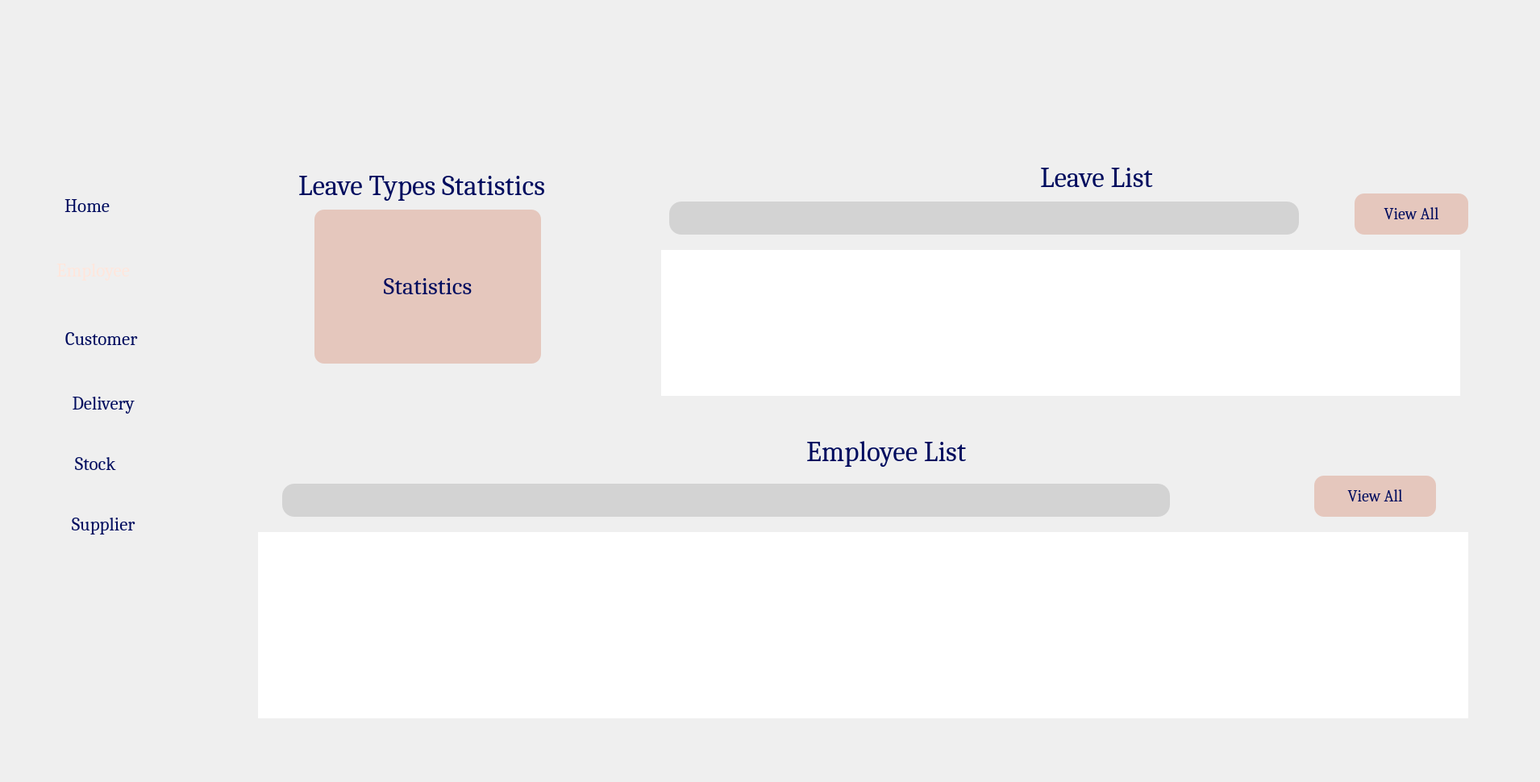
     <widget class="QWidget" name="Employee">
      <attribute name="title">
       <string>Employee</string>
      </attribute>
      <widget class="QLabel" name="label_5">
       <property name="geometry">
        <rect>
         <x>-2</x>
         <y>0</y>
         <width>1901</width>
         <height>961</height>
        </rect>
       </property>
       <property name="mouseTracking">
        <bool>false</bool>
       </property>
       <property name="acceptDrops">
        <bool>true</bool>
       </property>
       <property name="text">
        <string/>
       </property>
       <property name="pixmap">
        <pixmap>:/img/bg.png</pixmap>
       </property>
       <property name="scaledContents">
        <bool>true</bool>
       </property>
      </widget>
      <widget class="QLabel" name="label_6">
       <property name="geometry">
        <rect>
         <x>0</x>
         <y>300</y>
         <width>281</width>
         <height>71</height>
        </rect>
       </property>
       <property name="text">
        <string/>
       </property>
       <property name="pixmap">
        <pixmap>:/img/blue.png</pixmap>
       </property>
       <property name="scaledContents">
        <bool>true</bool>
       </property>
      </widget>
      <widget class="QPushButton" name="employee_pushButton_2">
       <property name="geometry">
        <rect>
         <x>0</x>
         <y>310</y>
         <width>211</width>
         <height>51</height>
        </rect>
       </property>
       <property name="font">
        <font>
         <family>Cambria</family>
         <pointsize>-1</pointsize>
        </font>
       </property>
       <property name="mouseTracking">
        <bool>false</bool>
       </property>
       <property name="contextMenuPolicy">
        <enum>Qt::ContextMenuPolicy::DefaultContextMenu</enum>
       </property>
       <property name="acceptDrops">
        <bool>false</bool>
       </property>
       <property name="toolTipDuration">
        <number>-1</number>
       </property>
       <property name="autoFillBackground">
        <bool>false</bool>
       </property>
       <property name="styleSheet">
        <string notr="true">color:#ffe6dc;
font-size: 23px;</string>
       </property>
       <property name="text">
        <string>    Employee</string>
       </property>
       <property name="icon">
        <iconset>
         <normaloff>:/img/employes (2).png</normaloff>:/img/employes (2).png</iconset>
       </property>
       <property name="iconSize">
        <size>
         <width>80</width>
         <height>100</height>
        </size>
       </property>
       <property name="autoDefault">
        <bool>false</bool>
       </property>
       <property name="default">
        <bool>false</bool>
       </property>
       <property name="flat">
        <bool>true</bool>
       </property>
      </widget>
      <widget class="QPushButton" name="home_pushButton_2">
       <property name="geometry">
        <rect>
         <x>-40</x>
         <y>230</y>
         <width>261</width>
         <height>51</height>
        </rect>
       </property>
       <property name="font">
        <font>
         <family>Cambria</family>
         <pointsize>-1</pointsize>
        </font>
       </property>
       <property name="mouseTracking">
        <bool>false</bool>
       </property>
       <property name="contextMenuPolicy">
        <enum>Qt::ContextMenuPolicy::DefaultContextMenu</enum>
       </property>
       <property name="acceptDrops">
        <bool>false</bool>
       </property>
       <property name="toolTipDuration">
        <number>-1</number>
       </property>
       <property name="layoutDirection">
        <enum>Qt::LayoutDirection::LeftToRight</enum>
       </property>
       <property name="autoFillBackground">
        <bool>false</bool>
       </property>
       <property name="styleSheet">
        <string notr="true">color:#000c5e;
font-size: 23px;</string>
       </property>
       <property name="text">
        <string>       Home</string>
       </property>
       <property name="icon">
        <iconset>
         <normaloff>:/img/abri (1).png</normaloff>:/img/abri (1).png</iconset>
       </property>
       <property name="iconSize">
        <size>
         <width>55</width>
         <height>100</height>
        </size>
       </property>
       <property name="checkable">
        <bool>false</bool>
       </property>
       <property name="autoRepeat">
        <bool>false</bool>
       </property>
       <property name="autoDefault">
        <bool>false</bool>
       </property>
       <property name="default">
        <bool>false</bool>
       </property>
       <property name="flat">
        <bool>true</bool>
       </property>
      </widget>
      <widget class="QLabel" name="label_11">
       <property name="geometry">
        <rect>
         <x>280</x>
         <y>10</y>
         <width>1611</width>
         <height>941</height>
        </rect>
       </property>
       <property name="font">
        <font>
         <family>Cambria</family>
        </font>
       </property>
       <property name="text">
        <string/>
       </property>
       <property name="pixmap">
        <pixmap>:/img/bgW.png</pixmap>
       </property>
       <property name="scaledContents">
        <bool>true</bool>
       </property>
      </widget>
      <widget class="QLabel" name="label_12">
       <property name="geometry">
        <rect>
         <x>290</x>
         <y>170</y>
         <width>511</width>
         <height>371</height>
        </rect>
       </property>
       <property name="text">
        <string/>
       </property>
       <property name="pixmap">
        <pixmap>:/img/stat.png</pixmap>
       </property>
       <property name="scaledContents">
        <bool>true</bool>
       </property>
      </widget>
      <widget class="QLabel" name="label_13">
       <property name="geometry">
        <rect>
         <x>780</x>
         <y>170</y>
         <width>1101</width>
         <height>371</height>
        </rect>
       </property>
       <property name="text">
        <string/>
       </property>
       <property name="pixmap">
        <pixmap>:/img/listEmp.png</pixmap>
       </property>
       <property name="scaledContents">
        <bool>true</bool>
       </property>
      </widget>
      <widget class="QLabel" name="label_14">
       <property name="geometry">
        <rect>
         <x>290</x>
         <y>520</y>
         <width>1591</width>
         <height>421</height>
        </rect>
       </property>
       <property name="text">
        <string/>
       </property>
       <property name="pixmap">
        <pixmap>:/img/11.png</pixmap>
       </property>
       <property name="scaledContents">
        <bool>true</bool>
       </property>
      </widget>
      <widget class="QPushButton" name="viewCong">
       <property name="geometry">
        <rect>
         <x>1680</x>
         <y>240</y>
         <width>141</width>
         <height>51</height>
        </rect>
       </property>
       <property name="font">
        <font>
         <family>Cambria</family>
         <pointsize>-1</pointsize>
        </font>
       </property>
       <property name="styleSheet">
        <string notr="true">#viewCong{
    color: #000c5e; /* Default text color */
    font-size: 20px;
    background-color: #e5c7bd; /* Default background color */
    border: 0px solid;
    border-radius: 12px;
    box-sizing: border-box;
    transition: background-color 0.3s, transform 0.1s ease; /* Smooth animation for hover and press effects */
}

#viewCong:hover {
    background-color: #d4b3a7; /* Slightly darker shade for hover effect */
    color: #000944; /* Slightly darker text color for hover */
    cursor: pointer; /* Changes cursor to pointer */
}

#viewCong:pressed {
    background-color: #c49f94; /* Even darker shade for pressed effect */
    color: #000722; /* Darker text color for pressed */
    transform: scale(0.95); /* Makes the button slightly smaller on press */
}
</string>
       </property>
       <property name="text">
        <string>View All</string>
       </property>
       <property name="autoRepeat">
        <bool>false</bool>
       </property>
       <property name="flat">
        <bool>true</bool>
       </property>
      </widget>
      <widget class="QPushButton" name="viewListe">
       <property name="geometry">
        <rect>
         <x>1630</x>
         <y>590</y>
         <width>151</width>
         <height>51</height>
        </rect>
       </property>
       <property name="font">
        <font>
         <family>Cambria</family>
         <pointsize>-1</pointsize>
        </font>
       </property>
       <property name="styleSheet">
        <string notr="true">#viewListe{
    color: #000c5e; /* Default text color */
    font-size: 20px;
    background-color: #e5c7bd; /* Default background color */
    border: 0px solid;
    border-radius: 12px;
    box-sizing: border-box;
    transition: background-color 0.3s, transform 0.1s ease; /* Smooth animation for hover and press effects */
}

#viewListe:hover {
    background-color: #d4b3a7; /* Slightly darker shade for hover effect */
    color: #000944; /* Slightly darker text color for hover */
    cursor: pointer; /* Changes cursor to pointer */
}

#viewListe:pressed {
    background-color: #c49f94; /* Even darker shade for pressed effect */
    color: #000722; /* Darker text color for pressed */
    transform: scale(0.95); /* Makes the button slightly smaller on press */
}
</string>
       </property>
       <property name="text">
        <string>View All</string>
       </property>
       <property name="autoRepeat">
        <bool>false</bool>
       </property>
       <property name="flat">
        <bool>true</bool>
       </property>
      </widget>
      <widget class="QTableView" name="list_cong2">
       <property name="geometry">
        <rect>
         <x>820</x>
         <y>310</y>
         <width>991</width>
         <height>181</height>
        </rect>
       </property>
       <property name="font">
        <font>
         <family>Cambria</family>
        </font>
       </property>
       <property name="styleSheet">
        <string notr="true">QTableView {
    background-color: white;
    color: #333333;
    border: none;
    selection-background-color: #c0e4f7;
}

QTableView::item {
    padding: 8px;
}

QTableView::item:selected {
    background-color: #eeeeee;
    color: black;
    font-family: Arial;
}

QHeaderView::section {
    background-color: #000c5e  ; /* Changed to the new color */
    color: #e5c7bd; /* Changed font color */
    font-family: Arial;
    font-weight: bold;
    font-size: 13px;
    padding: 8px;
    border: none;
}

QTableView::horizontalHeader {
    background-color: #000c5e  ; /* Changed to the new color */
    color: #e5c7bd; /* Changed font color */
    padding: 8px; /* Ensures padding is consistent */
}

QTableView::verticalHeader {
    background-color: #000c5e  ; /* Changed to the new color */
    color: #e5c7bd; /* Changed font color */
    border: none;
    padding: 8px; /* Ensures padding is consistent */
}

QTableView QScrollBar:vertical {
    background-color: #ffffff;
    width: 10px;
}

QTableView QScrollBar::handle:vertical {
    background-color: #eeeeee;
    border-radius: 5px;
}

QTableView QScrollBar::add-line:vertical, QTableView QScrollBar::sub-line:vertical {
    background-color: #ffffff;
    height: 10px;
}

QTableView QScrollBar::add-page:vertical, QTableView QScrollBar::sub-page:vertical {
    background-color: #ffffff;
}

QTableView::verticalHeader::section {
    border-right: none;
}

/* Adjust the row height and column width for wider lines */
QTableView::item {
    min-height: 40px; /* Adjust this value as needed */
}

QTableView::column {
    width: 100%; /* Make columns take full width */
}</string>
       </property>
      </widget>
      <widget class="QTableView" name="list_employee">
       <property name="geometry">
        <rect>
         <x>320</x>
         <y>660</y>
         <width>1501</width>
         <height>231</height>
        </rect>
       </property>
       <property name="font">
        <font>
         <family>Cambria</family>
        </font>
       </property>
       <property name="styleSheet">
        <string notr="true">QTableView {
    background-color: white;
    color: #333333;
    border: none;
    selection-background-color: #c0e4f7;
}

QTableView::item {
    padding: 8px;
}

QTableView::item:selected {
    background-color: #eeeeee;
    color: black;
    font-family: Arial;
}

QHeaderView::section {
    background-color: #000c5e  ; /* Changed to the new color */
    color: #e5c7bd; /* Changed font color */
    font-family: Arial;
    font-weight: bold;
    font-size: 13px;
    padding: 8px;
    border: none;
}

QTableView::horizontalHeader {
    background-color: #000c5e  ; /* Changed to the new color */
    color: #e5c7bd; /* Changed font color */
    padding: 8px; /* Ensures padding is consistent */
}

QTableView::verticalHeader {
    background-color: #000c5e  ; /* Changed to the new color */
    color: #e5c7bd; /* Changed font color */
    border: none;
    padding: 8px; /* Ensures padding is consistent */
}

QTableView QScrollBar:vertical {
    background-color: #ffffff;
    width: 10px;
}

QTableView QScrollBar::handle:vertical {
    background-color: #eeeeee;
    border-radius: 5px;
}

QTableView QScrollBar::add-line:vertical, QTableView QScrollBar::sub-line:vertical {
    background-color: #ffffff;
    height: 10px;
}

QTableView QScrollBar::add-page:vertical, QTableView QScrollBar::sub-page:vertical {
    background-color: #ffffff;
}

QTableView::verticalHeader::section {
    border-right: none;
}

/* Adjust the row height and column width for wider lines */
QTableView::item {
    min-height: 40px; /* Adjust this value as needed */
}

QTableView::column {
    width: 100%; /* Make columns take full width */
}</string>
       </property>
      </widget>
      <widget class="QPushButton" name="pushButton_11">
       <property name="geometry">
        <rect>
         <x>290</x>
         <y>40</y>
         <width>71</width>
         <height>51</height>
        </rect>
       </property>
       <property name="text">
        <string/>
       </property>
       <property name="icon">
        <iconset>
         <normaloff>:/img/undo.png</normaloff>:/img/undo.png</iconset>
       </property>
       <property name="iconSize">
        <size>
         <width>35</width>
         <height>35</height>
        </size>
       </property>
       <property name="flat">
        <bool>true</bool>
       </property>
      </widget>
      <widget class="QLineEdit" name="seach_cong2">
       <property name="geometry">
        <rect>
         <x>830</x>
         <y>250</y>
         <width>781</width>
         <height>41</height>
        </rect>
       </property>
       <property name="styleSheet">
        <string notr="true">
border: 0px solid ; /* Light gray border */
 border-radius: 15px;
  box-sizing: border-box;
  background-color:#D3D3D3; /* Light gray background */

</string>
       </property>
      </widget>
      <widget class="QLineEdit" name="seach_list2">
       <property name="geometry">
        <rect>
         <x>350</x>
         <y>600</y>
         <width>1101</width>
         <height>41</height>
        </rect>
       </property>
       <property name="styleSheet">
        <string notr="true">
border: 0px solid ; /* Light gray border */
 border-radius: 15px;
  box-sizing: border-box;
  background-color:#D3D3D3; /* Light gray background */

</string>
       </property>
      </widget>
      <widget class="QLabel" name="create_employee_4">
       <property name="geometry">
        <rect>
         <x>1000</x>
         <y>540</y>
         <width>231</width>
         <height>41</height>
        </rect>
       </property>
       <property name="font">
        <font>
         <family>Cambria</family>
         <pointsize>-1</pointsize>
        </font>
       </property>
       <property name="styleSheet">
        <string notr="true">color:#000c5e;
font-size: 35px;</string>
       </property>
       <property name="text">
        <string>Employee List</string>
       </property>
      </widget>
      <widget class="QLabel" name="create_employee_5">
       <property name="geometry">
        <rect>
         <x>1290</x>
         <y>200</y>
         <width>161</width>
         <height>41</height>
        </rect>
       </property>
       <property name="font">
        <font>
         <family>Cambria</family>
         <pointsize>-1</pointsize>
        </font>
       </property>
       <property name="styleSheet">
        <string notr="true">color:#000c5e;
font-size: 35px;</string>
       </property>
       <property name="text">
        <string>Leave List</string>
       </property>
      </widget>
      <widget class="QPushButton" name="refrech_4">
       <property name="geometry">
        <rect>
         <x>1470</x>
         <y>590</y>
         <width>51</width>
         <height>51</height>
        </rect>
       </property>
       <property name="styleSheet">
        <string notr="true"/>
       </property>
       <property name="text">
        <string/>
       </property>
       <property name="icon">
        <iconset>
         <normaloff>:/img/mettre-a-jour-les-fleches.png</normaloff>:/img/mettre-a-jour-les-fleches.png</iconset>
       </property>
       <property name="iconSize">
        <size>
         <width>36</width>
         <height>36</height>
        </size>
       </property>
       <property name="flat">
        <bool>true</bool>
       </property>
      </widget>
      <widget class="QLabel" name="label_20">
       <property name="geometry">
        <rect>
         <x>1560</x>
         <y>250</y>
         <width>41</width>
         <height>41</height>
        </rect>
       </property>
       <property name="text">
        <string/>
       </property>
       <property name="pixmap">
        <pixmap>:/img/chercher.png</pixmap>
       </property>
       <property name="scaledContents">
        <bool>true</bool>
       </property>
      </widget>
      <widget class="QLabel" name="label_49">
       <property name="geometry">
        <rect>
         <x>1400</x>
         <y>600</y>
         <width>41</width>
         <height>41</height>
        </rect>
       </property>
       <property name="text">
        <string/>
       </property>
       <property name="pixmap">
        <pixmap>:/img/chercher.png</pixmap>
       </property>
       <property name="scaledContents">
        <bool>true</bool>
       </property>
      </widget>
      <widget class="QLabel" name="label_52">
       <property name="geometry">
        <rect>
         <x>50</x>
         <y>20</y>
         <width>161</width>
         <height>151</height>
        </rect>
       </property>
       <property name="text">
        <string/>
       </property>
       <property name="pixmap">
        <pixmap>:/img/logoG.png</pixmap>
       </property>
       <property name="scaledContents">
        <bool>true</bool>
       </property>
      </widget>
      <widget class="QPushButton" name="refrech_conggg">
       <property name="geometry">
        <rect>
         <x>1620</x>
         <y>240</y>
         <width>51</width>
         <height>51</height>
        </rect>
       </property>
       <property name="styleSheet">
        <string notr="true"/>
       </property>
       <property name="text">
        <string/>
       </property>
       <property name="icon">
        <iconset>
         <normaloff>:/img/mettre-a-jour-les-fleches.png</normaloff>:/img/mettre-a-jour-les-fleches.png</iconset>
       </property>
       <property name="iconSize">
        <size>
         <width>36</width>
         <height>36</height>
        </size>
       </property>
       <property name="flat">
        <bool>true</bool>
       </property>
      </widget>
      <widget class="QPushButton" name="supplier_pushButton_9">
       <property name="geometry">
        <rect>
         <x>-20</x>
         <y>620</y>
         <width>261</width>
         <height>61</height>
        </rect>
       </property>
       <property name="font">
        <font>
         <family>Cambria</family>
         <pointsize>-1</pointsize>
        </font>
       </property>
       <property name="mouseTracking">
        <bool>false</bool>
       </property>
       <property name="contextMenuPolicy">
        <enum>Qt::ContextMenuPolicy::DefaultContextMenu</enum>
       </property>
       <property name="acceptDrops">
        <bool>false</bool>
       </property>
       <property name="toolTipDuration">
        <number>-1</number>
       </property>
       <property name="layoutDirection">
        <enum>Qt::LayoutDirection::LeftToRight</enum>
       </property>
       <property name="autoFillBackground">
        <bool>false</bool>
       </property>
       <property name="styleSheet">
        <string notr="true">color:#000c5e;
font-size: 23px;</string>
       </property>
       <property name="text">
        <string>       Supplier</string>
       </property>
       <property name="icon">
        <iconset>
         <normaloff>:/img/courrier.png</normaloff>:/img/courrier.png</iconset>
       </property>
       <property name="iconSize">
        <size>
         <width>65</width>
         <height>100</height>
        </size>
       </property>
       <property name="checkable">
        <bool>false</bool>
       </property>
       <property name="autoRepeat">
        <bool>false</bool>
       </property>
       <property name="autoDefault">
        <bool>false</bool>
       </property>
       <property name="default">
        <bool>false</bool>
       </property>
       <property name="flat">
        <bool>true</bool>
       </property>
      </widget>
      <widget class="QPushButton" name="delivery_pushButton_9">
       <property name="geometry">
        <rect>
         <x>-20</x>
         <y>470</y>
         <width>261</width>
         <height>61</height>
        </rect>
       </property>
       <property name="font">
        <font>
         <family>Cambria</family>
         <pointsize>-1</pointsize>
        </font>
       </property>
       <property name="mouseTracking">
        <bool>false</bool>
       </property>
       <property name="contextMenuPolicy">
        <enum>Qt::ContextMenuPolicy::DefaultContextMenu</enum>
       </property>
       <property name="acceptDrops">
        <bool>false</bool>
       </property>
       <property name="toolTipDuration">
        <number>-1</number>
       </property>
       <property name="layoutDirection">
        <enum>Qt::LayoutDirection::LeftToRight</enum>
       </property>
       <property name="autoFillBackground">
        <bool>false</bool>
       </property>
       <property name="styleSheet">
        <string notr="true">color:#000c5e;
font-size: 23px;</string>
       </property>
       <property name="text">
        <string>        Delivery </string>
       </property>
       <property name="icon">
        <iconset>
         <normaloff>:/img/livraison-rapide (1).png</normaloff>:/img/livraison-rapide (1).png</iconset>
       </property>
       <property name="iconSize">
        <size>
         <width>65</width>
         <height>100</height>
        </size>
       </property>
       <property name="checkable">
        <bool>false</bool>
       </property>
       <property name="autoRepeat">
        <bool>false</bool>
       </property>
       <property name="autoDefault">
        <bool>false</bool>
       </property>
       <property name="default">
        <bool>false</bool>
       </property>
       <property name="flat">
        <bool>true</bool>
       </property>
      </widget>
      <widget class="QPushButton" name="stock_pushButton_9">
       <property name="geometry">
        <rect>
         <x>-30</x>
         <y>550</y>
         <width>261</width>
         <height>51</height>
        </rect>
       </property>
       <property name="font">
        <font>
         <family>Cambria</family>
         <pointsize>-1</pointsize>
        </font>
       </property>
       <property name="mouseTracking">
        <bool>false</bool>
       </property>
       <property name="contextMenuPolicy">
        <enum>Qt::ContextMenuPolicy::DefaultContextMenu</enum>
       </property>
       <property name="acceptDrops">
        <bool>false</bool>
       </property>
       <property name="toolTipDuration">
        <number>-1</number>
       </property>
       <property name="layoutDirection">
        <enum>Qt::LayoutDirection::LeftToRight</enum>
       </property>
       <property name="autoFillBackground">
        <bool>false</bool>
       </property>
       <property name="styleSheet">
        <string notr="true">color:#000c5e;
font-size: 23px;</string>
       </property>
       <property name="text">
        <string>       Stock</string>
       </property>
       <property name="icon">
        <iconset>
         <normaloff>:/img/logistics-delivery.png</normaloff>:/img/logistics-delivery.png</iconset>
       </property>
       <property name="iconSize">
        <size>
         <width>70</width>
         <height>100</height>
        </size>
       </property>
       <property name="checkable">
        <bool>false</bool>
       </property>
       <property name="autoRepeat">
        <bool>false</bool>
       </property>
       <property name="autoDefault">
        <bool>false</bool>
       </property>
       <property name="default">
        <bool>false</bool>
       </property>
       <property name="flat">
        <bool>true</bool>
       </property>
      </widget>
      <widget class="QPushButton" name="log_pushButton_9">
       <property name="geometry">
        <rect>
         <x>20</x>
         <y>860</y>
         <width>91</width>
         <height>61</height>
        </rect>
       </property>
       <property name="font">
        <font>
         <family>Cambria</family>
         <pointsize>-1</pointsize>
        </font>
       </property>
       <property name="mouseTracking">
        <bool>false</bool>
       </property>
       <property name="contextMenuPolicy">
        <enum>Qt::ContextMenuPolicy::DefaultContextMenu</enum>
       </property>
       <property name="acceptDrops">
        <bool>false</bool>
       </property>
       <property name="toolTipDuration">
        <number>-1</number>
       </property>
       <property name="layoutDirection">
        <enum>Qt::LayoutDirection::LeftToRight</enum>
       </property>
       <property name="autoFillBackground">
        <bool>false</bool>
       </property>
       <property name="styleSheet">
        <string notr="true">color:#000c5e;
font-size: 17px;</string>
       </property>
       <property name="text">
        <string/>
       </property>
       <property name="icon">
        <iconset>
         <normaloff>:/img/deconnexion.png</normaloff>:/img/deconnexion.png</iconset>
       </property>
       <property name="iconSize">
        <size>
         <width>55</width>
         <height>100</height>
        </size>
       </property>
       <property name="checkable">
        <bool>false</bool>
       </property>
       <property name="autoRepeat">
        <bool>false</bool>
       </property>
       <property name="autoDefault">
        <bool>false</bool>
       </property>
       <property name="default">
        <bool>false</bool>
       </property>
       <property name="flat">
        <bool>true</bool>
       </property>
      </widget>
      <widget class="QPushButton" name="customer_pushButton_9">
       <property name="geometry">
        <rect>
         <x>-20</x>
         <y>390</y>
         <width>261</width>
         <height>61</height>
        </rect>
       </property>
       <property name="font">
        <font>
         <family>Cambria</family>
         <pointsize>-1</pointsize>
        </font>
       </property>
       <property name="mouseTracking">
        <bool>false</bool>
       </property>
       <property name="contextMenuPolicy">
        <enum>Qt::ContextMenuPolicy::DefaultContextMenu</enum>
       </property>
       <property name="acceptDrops">
        <bool>false</bool>
       </property>
       <property name="toolTipDuration">
        <number>-1</number>
       </property>
       <property name="layoutDirection">
        <enum>Qt::LayoutDirection::LeftToRight</enum>
       </property>
       <property name="autoFillBackground">
        <bool>false</bool>
       </property>
       <property name="styleSheet">
        <string notr="true">color:#000c5e;
font-size: 23px;</string>
       </property>
       <property name="text">
        <string>       Customer </string>
       </property>
       <property name="icon">
        <iconset>
         <normaloff>:/img/contact.png</normaloff>:/img/contact.png</iconset>
       </property>
       <property name="iconSize">
        <size>
         <width>60</width>
         <height>100</height>
        </size>
       </property>
       <property name="checkable">
        <bool>false</bool>
       </property>
       <property name="autoRepeat">
        <bool>false</bool>
       </property>
       <property name="autoDefault">
        <bool>false</bool>
       </property>
       <property name="default">
        <bool>false</bool>
       </property>
       <property name="flat">
        <bool>true</bool>
       </property>
      </widget>
      <widget class="QPushButton" name="stat">
       <property name="geometry">
        <rect>
         <x>390</x>
         <y>260</y>
         <width>281</width>
         <height>191</height>
        </rect>
       </property>
       <property name="font">
        <font>
         <family>Cambria</family>
         <pointsize>-1</pointsize>
        </font>
       </property>
       <property name="styleSheet">
        <string notr="true">#stat {
    color: #000c5e; /* Default text color */
    font-size: 30px;
    background-color: #e5c7bd; /* Default background color */
    border: 0px solid;
    border-radius: 12px;
    box-sizing: border-box;
    transition: background-color 0.3s, transform 0.1s ease; /* Smooth animation for hover and press effects */
}

#stat:hover {
    background-color: #d4b3a7; /* Slightly darker shade for hover effect */
    color: #000944; /* Slightly darker text color for hover */
    cursor: pointer; /* Changes cursor to pointer */
}

#stat:pressed {
    background-color: #c49f94; /* Even darker shade for pressed effect */
    color: #000722; /* Darker text color for pressed */
    transform: scale(0.95); /* Makes the button slightly smaller on press */
}
</string>
       </property>
       <property name="text">
        <string>Statistics</string>
       </property>
       <property name="icon">
        <iconset>
         <normaloff>:/img/diagramme-circulaire.png</normaloff>:/img/diagramme-circulaire.png</iconset>
       </property>
       <property name="iconSize">
        <size>
         <width>85</width>
         <height>85</height>
        </size>
       </property>
       <property name="autoRepeat">
        <bool>false</bool>
       </property>
       <property name="flat">
        <bool>true</bool>
       </property>
      </widget>
      <widget class="QLabel" name="create_employee_6">
       <property name="geometry">
        <rect>
         <x>370</x>
         <y>210</y>
         <width>331</width>
         <height>41</height>
        </rect>
       </property>
       <property name="font">
        <font>
         <family>Cambria</family>
         <pointsize>-1</pointsize>
        </font>
       </property>
       <property name="styleSheet">
        <string notr="true">color:#000c5e;
font-size: 35px;</string>
       </property>
       <property name="text">
        <string>Leave Types Statistics</string>
       </property>
      </widget>
      <widget class="QLabel" name="label_29">
       <property name="geometry">
        <rect>
         <x>1610</x>
         <y>30</y>
         <width>61</width>
         <height>61</height>
        </rect>
       </property>
       <property name="text">
        <string/>
       </property>
       <property name="pixmap">
        <pixmap>:/img/picP.png</pixmap>
       </property>
       <property name="scaledContents">
        <bool>true</bool>
       </property>
      </widget>
      <widget class="QLabel" name="welcomeLabel_2">
       <property name="geometry">
        <rect>
         <x>1690</x>
         <y>30</y>
         <width>171</width>
         <height>51</height>
        </rect>
       </property>
       <property name="font">
        <font>
         <family>Cambria</family>
         <pointsize>-1</pointsize>
        </font>
       </property>
       <property name="styleSheet">
        <string notr="true">color:#000c5e;
font-size: 15px;</string>
       </property>
       <property name="text">
        <string/>
       </property>
      </widget>
     </widget>
